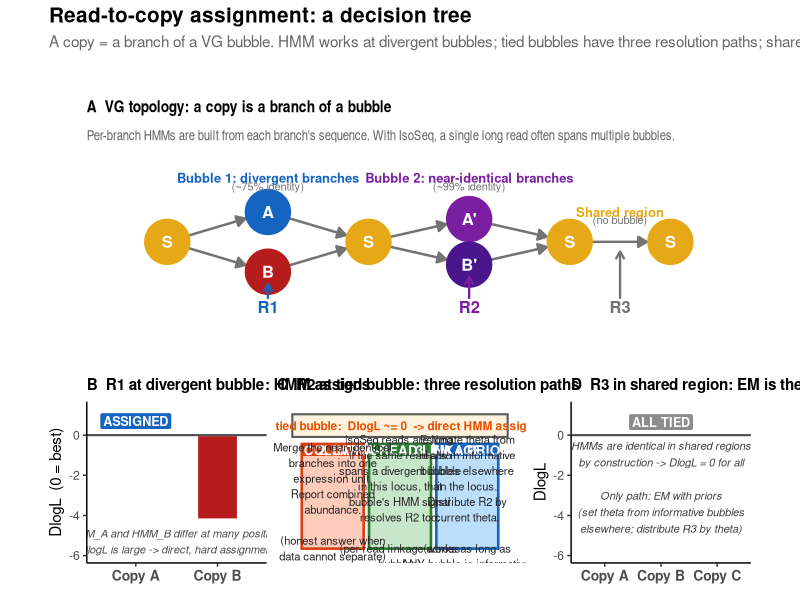
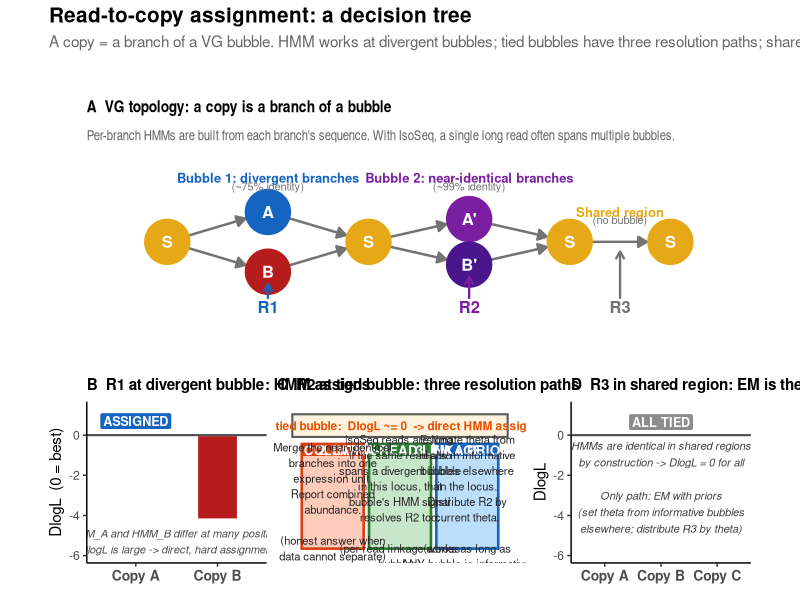

The R source for these figures, in order:
suppressPackageStartupMessages({
  library(ggplot2)
  library(ggraph)
  library(igraph)
  library(dplyr)
  library(patchwork)
})

FIGURES_DIR <- "figures"
dir.create(FIGURES_DIR, showWarnings = FALSE)

SLIDE_BASE <- 11
copy_A_col <- "#1565C0"
copy_B_col <- "#B71C1C"
copy_C_col <- "#2E7D32"
tied_A_col <- "#7B1FA2"   # purple
tied_B_col <- "#4A148C"   # dark purple (similar to tied_A)
shared_col <- "#e6a817"

# ═══════════════════════════════════════════════════════════════════════════════
# PANEL A — VG topology with 2 bubble types + a shared region
# ═══════════════════════════════════════════════════════════════════════════════
# s1 -> {bA, bB} -> s2 -> {tA, tB} -> s3 -> s4
#   Bubble 1: divergent branches (bA blue / bB red)
#   Bubble 2: near-identical branches (tA / tB both purple)
#   s3 -> s4: shared region, no bubble

nodes_a <- data.frame(
  name = c("s1","bA","bB","s2","tA","tB","s3","s4"),
  type = c("shared","div_A","div_B","shared","tied_A","tied_B","shared","shared"),
  vx   = c(1, 2, 2, 3, 4, 4, 5, 6),
  vy   = c(0, 0.55,-0.55, 0, 0.42,-0.42, 0, 0),
  stringsAsFactors = FALSE
)
edges_a <- data.frame(
  from = c("s1","s1","bA","bB","s2","s2","tA","tB","s3"),
  to   = c("bA","bB","s2","s2","tA","tB","s3","s3","s4"),
  stringsAsFactors = FALSE
)
g_a   <- graph_from_data_frame(edges_a, directed=TRUE, vertices=nodes_a)
vord  <- V(g_a)$name
ldf_a <- nodes_a[match(vord, nodes_a$name), ]
lay_a <- create_layout(g_a, layout="manual", x=ldf_a$vx, y=ldf_a$vy)

node_pal <- c(shared = shared_col,
              div_A  = copy_A_col,  div_B  = copy_B_col,
              tied_A = tied_A_col,  tied_B = tied_B_col)

p_vg <- ggraph(lay_a) +
  geom_edge_link(arrow=arrow(length=unit(2.5,"mm"), type="closed"),
                 end_cap=circle(6.0,"mm"),
                 color="gray45", linewidth=0.85) +
  geom_node_point(aes(color=type), size=15) +
  scale_color_manual(values=node_pal, guide="none") +
  geom_node_text(aes(label=c("S","A","B","S","A'","B'","S","S")),
                 color="white", fontface="bold", size=4.2) +
  # Bubble 1 label
  annotate("text", x=2.0, y=1.18, label="Bubble 1: divergent branches",
           size=3.3, fontface="bold", color=copy_A_col) +
  annotate("text", x=2.0, y=1.02, label="(~75% identity)",
           size=2.8, color="gray45") +
  # Bubble 2 label
  annotate("text", x=4.0, y=1.18, label="Bubble 2: near-identical branches",
           size=3.3, fontface="bold", color=tied_A_col) +
  annotate("text", x=4.0, y=1.02, label="(~99% identity)",
           size=2.8, color="gray45") +
  # Shared region label
  annotate("text", x=5.5, y=0.55, label="Shared region", size=3.3,
           fontface="bold", color=shared_col) +
  annotate("text", x=5.5, y=0.40, label="(no bubble)", size=2.8, color="gray45") +
  # Read markers below
  annotate("segment", x=2.0, xend=2.0, y=-1.05, yend=-0.78,
           arrow=arrow(length=unit(2.2,"mm")), color=copy_A_col, linewidth=0.8) +
  annotate("text", x=2.0, y=-1.20, label="R1",
           fontface="bold", size=4.2, color=copy_A_col) +
  annotate("segment", x=4.0, xend=4.0, y=-1.05, yend=-0.65,
           arrow=arrow(length=unit(2.2,"mm")), color=tied_A_col, linewidth=0.8) +
  annotate("text", x=4.0, y=-1.20, label="R2",
           fontface="bold", size=4.2, color=tied_A_col) +
  annotate("segment", x=5.5, xend=5.5, y=-1.05, yend=-0.18,
           arrow=arrow(length=unit(2.2,"mm")), color="gray45", linewidth=0.8) +
  annotate("text", x=5.5, y=-1.20, label="R3",
           fontface="bold", size=4.2, color="gray45") +
  coord_cartesian(ylim=c(-1.4, 1.3), xlim=c(0.5, 6.5)) +
  labs(title="A  VG topology: a copy is a branch of a bubble",
       subtitle="Per-branch HMMs are built from each branch's sequence. With IsoSeq, a single long read often spans multiple bubbles.") +
  theme_graph(base_size=SLIDE_BASE) +
  theme(plot.title=element_text(face="bold", size=12),
        plot.subtitle=element_text(size=10, color="gray40"))

# ═══════════════════════════════════════════════════════════════════════════════
# PANEL B — Read R1 at divergent bubble: HMM works
# ═══════════════════════════════════════════════════════════════════════════════
case1_df <- data.frame(
  copy  = factor(c("Copy A","Copy B"), levels=c("Copy A","Copy B")),
  delta = c(0, -4.2),
  fill  = c(copy_A_col, copy_B_col)
)

p_case1 <- ggplot(case1_df, aes(x=copy, y=delta, fill=fill)) +
  geom_col(width=0.5, color="white", linewidth=0.7) +
  scale_fill_identity() +
  geom_hline(yintercept=0, linewidth=0.7, color="gray30") +
  geom_text(aes(label=ifelse(delta==0, "best", sprintf("%.1f", delta)),
                y=delta - 0.2),
            vjust=1, color="white", fontface="bold", size=3.8) +
  annotate("label", x=1, y=0.7, label="ASSIGNED",
           fill=copy_A_col, color="white", size=3.2, fontface="bold",
           label.padding=unit(0.22,"lines")) +
  annotate("text", x=1.5, y=-5.3,
           label="HMM_A and HMM_B differ at many positions\nDlogL is large -> direct, hard assignment",
           size=2.8, color="gray30", fontface="italic", hjust=0.5,
           lineheight=1.2) +
  scale_y_continuous(limits=c(-6, 1.3)) +
  labs(title="B  R1 at divergent bubble: HMM assigns",
       x=NULL, y="DlogL  (0 = best)") +
  theme_classic(base_size=SLIDE_BASE) +
  theme(plot.title=element_text(face="bold", size=11),
        axis.text.x=element_text(size=10, face="bold"))

# ═══════════════════════════════════════════════════════════════════════════════
# PANEL C — Read R2 at tied bubble: three resolution paths
# ═══════════════════════════════════════════════════════════════════════════════
strategy_df <- data.frame(
  x       = c(1, 2, 3),
  title_l = c("1. COLLAPSE",
              "2. INTRA-READ LINKAGE",
              "3. EM + PRIORS"),
  body    = c(paste("Merge the near-identical",
                    "branches into one",
                    "expression unit.",
                    "Report combined",
                    "abundance.",
                    "",
                    "(honest answer when",
                    "data cannot separate)", sep="\n"),
              paste("IsoSeq reads are long.",
                    "If the same read also",
                    "spans a divergent bubble",
                    "in this locus, that",
                    "bubble's HMM signal",
                    "resolves R2 too.",
                    "",
                    "(per-read linkage across",
                    "bubbles)", sep="\n"),
              paste("Estimate theta from",
                    "reads in informative",
                    "bubbles elsewhere",
                    "in the locus.",
                    "Distribute R2 by",
                    "current theta.",
                    "",
                    "(works as long as",
                    "ANY bubble is informative)", sep="\n")),
  fill    = c("#FFCCBC", "#C8E6C9", "#BBDEFB"),
  border  = c("#D84315", "#2E7D32", "#1565C0")
)

p_case2 <- ggplot(strategy_df) +
  # Header banner
  annotate("rect", xmin=0.4, xmax=3.6, ymin=4.4, ymax=5.05,
           fill="#FFF3E0", color="gray35", linewidth=0.7) +
  annotate("text", x=2, y=4.72,
           label="Read R2 in tied bubble:  DlogL ~= 0  -> direct HMM assignment fails",
           size=3.0, fontface="bold", color="#E65100") +
  # Strategy boxes
  geom_rect(aes(xmin=x-0.46, xmax=x+0.46, ymin=1.2, ymax=4.2,
                fill=fill, color=border),
            linewidth=0.9) +
  scale_fill_identity() +
  scale_color_identity() +
  geom_rect(aes(xmin=x-0.46, xmax=x+0.46, ymin=3.85, ymax=4.2, fill=border),
            color=NA) +
  geom_text(aes(x=x, y=4.02, label=title_l),
            fontface="bold", size=3.4, color="white") +
  geom_text(aes(x=x, y=2.55, label=body),
            size=2.85, color="gray15", lineheight=1.15) +
  coord_cartesian(xlim=c(0.3, 3.7), ylim=c(1.0, 5.2)) +
  labs(title="C  R2 at tied bubble: three resolution paths",
       x=NULL, y=NULL) +
  theme_void(base_size=SLIDE_BASE) +
  theme(plot.title=element_text(face="bold", size=11, hjust=0,
                                margin=margin(b=4, l=2)))

# ═══════════════════════════════════════════════════════════════════════════════
# PANEL D — Read R3 in purely shared region: EM with priors only
# ═══════════════════════════════════════════════════════════════════════════════
case3_df <- data.frame(
  copy  = factor(c("Copy A","Copy B","Copy C"), levels=c("Copy A","Copy B","Copy C")),
  delta = c(0, 0, 0),
  fill  = c(copy_A_col, copy_B_col, copy_C_col)
)

p_case3 <- ggplot(case3_df, aes(x=copy, y=delta, fill=fill)) +
  geom_col(width=0.5, color="white", linewidth=0.7) +
  scale_fill_identity() +
  geom_hline(yintercept=0, linewidth=0.7, color="gray30") +
  annotate("label", x=2, y=0.65, label="ALL TIED",
           fill="gray55", color="white", size=3.2, fontface="bold",
           label.padding=unit(0.22,"lines")) +
  annotate("text", x=2, y=-2.6,
           label=paste("HMMs are identical in shared regions",
                       "by construction -> DlogL = 0 for all",
                       "",
                       "Only path: EM with priors",
                       "(set theta from informative bubbles",
                       "elsewhere; distribute R3 by theta)",
                       sep="\n"),
           size=2.8, color="gray25", hjust=0.5, lineheight=1.25, fontface="italic") +
  scale_y_continuous(limits=c(-6, 1.3)) +
  labs(title="D  R3 in shared region: EM is the only option",
       x=NULL, y="DlogL") +
  theme_classic(base_size=SLIDE_BASE) +
  theme(plot.title=element_text(face="bold", size=11),
        axis.text.x=element_text(size=10, face="bold"))

# ═══════════════════════════════════════════════════════════════════════════════
# Combine: A spans top, B/C/D in bottom row
# ═══════════════════════════════════════════════════════════════════════════════
bottom_row <- p_case1 + p_case2 + p_case3 +
  plot_layout(ncol=3, widths=c(1.0, 1.4, 1.0))

fig6 <- p_vg / bottom_row +
  plot_layout(heights=c(1.0, 1.0)) +
  plot_annotation(
    title    = "Read-to-copy assignment: a decision tree",
    subtitle = "A copy = a branch of a VG bubble. HMM works at divergent bubbles; tied bubbles have three resolution paths; shared regions need EM with priors.",
    theme = theme(plot.title=element_text(size=15, face="bold"),
                  plot.subtitle=element_text(size=11, color="gray40",
                                             lineheight=1.4))
  )

ggsave(file.path(FIGURES_DIR, "fig_hmm6_decision_tree.pdf"), fig6,
       width=16, height=10, units="in")
ggsave(file.path(FIGURES_DIR, "fig_hmm6_decision_tree.png"), fig6,
       width=16, height=10, units="in", dpi=180)
message("Figure 6 saved.")
